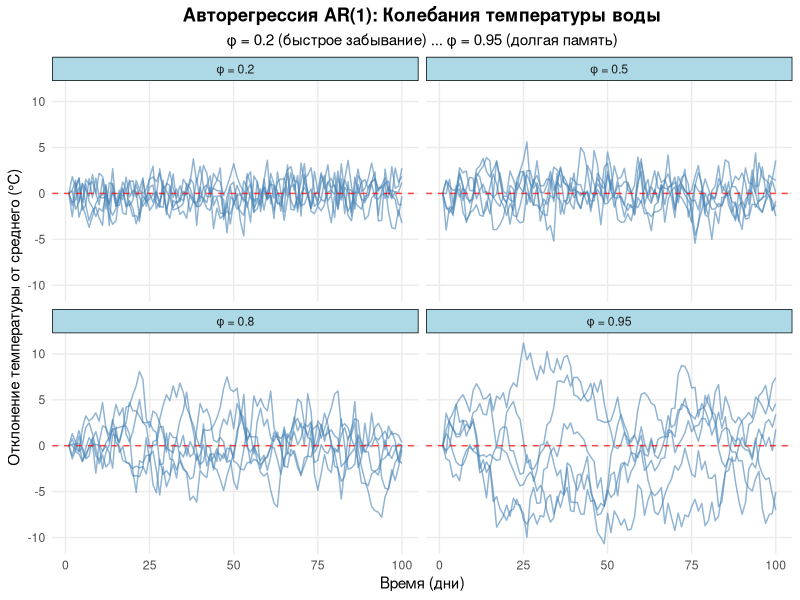

This chart was generated by the following R code:
# =============================================================================
# ПРАКТИЧЕСКОЕ ЗАНЯТИЕ: АВТОРЕГРЕССИЯ AR(1) В ГИДРОБИОЛОГИИ
# Модель колебаний температуры воды
# =============================================================================

# Очистим рабочее пространство
rm(list = ls())

# Загружаем необходимые пакеты
library(ggplot2)
library(dplyr)

# =============================================================================
# ПАРАМЕТРЫ МОДЕЛИ AR(1)
# =============================================================================

# Время моделирования (дни)
n_days <- 100

# Количество симуляций
n_simulations <- 6

# Параметры AR(1) для температуры воды
phi_values <- c(0.2, 0.5, 0.8, 0.95)  # разные уровни "памяти" системы
sigma_temp <- 1.5  # волатильность температуры

# =============================================================================
# ФУНКЦИИ МОДЕЛИРОВАНИЯ
# =============================================================================

# Функция для генерации AR(1) процесса
simulate_ar1 <- function(n, phi, sigma, initial = 0) {
  x <- numeric(n)
  x[1] <- initial
  for (t in 2:n) {
    x[t] <- phi * x[t-1] + rnorm(1, 0, sigma)
  }
  return(x)
}

# =============================================================================
# МОДЕЛИРОВАНИЕ AR(1) ПРОЦЕССОВ
# =============================================================================

cat("=== МОДЕЛИРОВАНИЕ AR(1) ПРОЦЕССОВ ===\n")

results <- list()

for (phi in phi_values) {
  cat("Моделируем AR(1) с φ =", phi, "...\n")
  
  # Матрица для хранения результатов
  temp_matrix <- matrix(NA, nrow = n_simulations, ncol = n_days)
  
  for (i in 1:n_simulations) {
    # Генерируем AR(1) процесс для температуры
    temperature <- simulate_ar1(n_days, phi, sigma_temp)
    temp_matrix[i, ] <- temperature
  }
  
  results[[as.character(phi)]] <- temp_matrix
}

# =============================================================================
# ПОДГОТОВКА ДАННЫХ ДЛЯ ВИЗУАЛИЗАЦИИ
# =============================================================================

# Подготовка данных для графика температур
temp_data <- data.frame()
for (phi in phi_values) {
  for (i in 1:n_simulations) {
    temp_df <- data.frame(
      day = 1:n_days,
      temperature = results[[as.character(phi)]][i, ],
      simulation = i,
      phi = paste("φ =", phi)
    )
    temp_data <- rbind(temp_data, temp_df)
  }
}

# =============================================================================
# ГРАФИК: ТРАЕКТОРИИ ТЕМПЕРАТУРЫ ВОДЫ (AR(1))
# =============================================================================

cat("Создаем график траекторий температуры...\n")

p1 <- ggplot(temp_data, aes(x = day, y = temperature, group = simulation)) +
  geom_line(alpha = 0.6, linewidth = 0.5, color = "steelblue") +
  geom_hline(yintercept = 0, linetype = "dashed", color = "red", alpha = 0.7) +
  
  facet_wrap(~ phi, ncol = 2) +
  
  labs(
    title = "Авторегрессия AR(1): Колебания температуры воды",
    subtitle = "φ = 0.2 (быстрое забывание) ... φ = 0.95 (долгая память)",
    x = "Время (дни)",
    y = "Отклонение температуры от среднего (°C)"
  ) +
  theme_minimal() +
  theme(
    plot.title = element_text(hjust = 0.5, face = "bold"),
    plot.subtitle = element_text(hjust = 0.5),
    strip.background = element_rect(fill = "lightblue"),
    panel.grid.minor = element_blank()
  )

print(p1)

# =============================================================================
# ОБЪЯСНЕНИЕ РЕЗУЛЬТАТОВ
# =============================================================================

cat("\n=== БИОЛОГИЧЕСКАЯ ИНТЕРПРЕТАЦИЯ AR(1) ===\n")
cat("• φ = 0.2: Быстрое 'забывание' - температура быстро возвращается к норме\n")
cat("  Пример: Мелководные озера, быстро реагирующие на погоду\n")
cat("• φ = 0.5: Умеренная память - средняя скорость возврата к норме\n")
cat("  Пример: Среднеглубинные водоемы\n")
cat("• φ = 0.8: Долгая 'память' - температурные аномалии сохраняются долго\n")
cat("  Пример: Глубокие морские заливы с инерцией водных масс\n")
cat("• φ = 0.95: Очень долгая память - почти случайное блуждание\n")
cat("  Пример: Климатические тренды, многолетние циклы\n\n")

cat("КЛЮЧЕВОЙ ВЫВОД:\n")
cat("AR(1) описывает системы с 'упругой памятью' - они отклоняются\n")
cat("от равновесия, но стремятся вернуться к нему. Параметр φ показывает,\n")
cat("насколько сильно прошлое влияет на будущее состояние системы.\n")